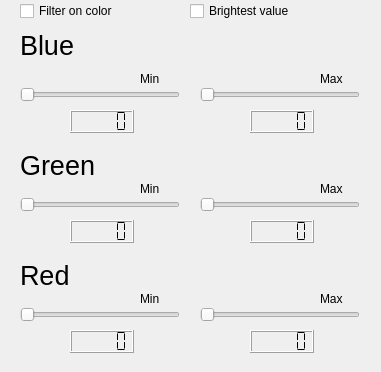
       <widget class="QWidget" name="colorFilterPage">
        <property name="geometry">
         <rect>
          <x>0</x>
          <y>0</y>
          <width>381</width>
          <height>372</height>
         </rect>
        </property>
        <attribute name="label">
         <string>Color filtering</string>
        </attribute>
        <widget class="QCheckBox" name="checkBox">
         <property name="geometry">
          <rect>
           <x>20</x>
           <y>0</y>
           <width>131</width>
           <height>22</height>
          </rect>
         </property>
         <property name="text">
          <string>Filter on color</string>
         </property>
        </widget>
        <widget class="QLCDNumber" name="greenBoxMin">
         <property name="geometry">
          <rect>
           <x>70</x>
           <y>220</y>
           <width>64</width>
           <height>23</height>
          </rect>
         </property>
         <property name="segmentStyle">
          <enum>QLCDNumber::Flat</enum>
         </property>
        </widget>
        <widget class="QLabel" name="label_10">
         <property name="geometry">
          <rect>
           <x>320</x>
           <y>290</y>
           <width>31</width>
           <height>17</height>
          </rect>
         </property>
         <property name="text">
          <string>Max</string>
         </property>
        </widget>
        <widget class="QSlider" name="redSliderMax">
         <property name="geometry">
          <rect>
           <x>200</x>
           <y>300</y>
           <width>160</width>
           <height>29</height>
          </rect>
         </property>
         <property name="maximum">
          <number>255</number>
         </property>
         <property name="orientation">
          <enum>Qt::Horizontal</enum>
         </property>
        </widget>
        <widget class="QLabel" name="label_2">
         <property name="geometry">
          <rect>
           <x>20</x>
           <y>150</y>
           <width>91</width>
           <height>31</height>
          </rect>
         </property>
         <property name="font">
          <font>
           <pointsize>20</pointsize>
          </font>
         </property>
         <property name="text">
          <string>Green</string>
         </property>
        </widget>
        <widget class="QLabel" name="label_13">
         <property name="geometry">
          <rect>
           <x>320</x>
           <y>180</y>
           <width>31</width>
           <height>17</height>
          </rect>
         </property>
         <property name="text">
          <string>Max</string>
         </property>
        </widget>
        <widget class="QLCDNumber" name="greenBoxMax">
         <property name="geometry">
          <rect>
           <x>250</x>
           <y>220</y>
           <width>64</width>
           <height>23</height>
          </rect>
         </property>
         <property name="segmentStyle">
          <enum>QLCDNumber::Flat</enum>
         </property>
        </widget>
        <widget class="QLabel" name="label_19">
         <property name="geometry">
          <rect>
           <x>140</x>
           <y>180</y>
           <width>31</width>
           <height>17</height>
          </rect>
         </property>
         <property name="text">
          <string>Min</string>
         </property>
        </widget>
        <widget class="QSlider" name="blueSliderMax">
         <property name="geometry">
          <rect>
           <x>200</x>
           <y>80</y>
           <width>160</width>
           <height>29</height>
          </rect>
         </property>
         <property name="maximum">
          <number>255</number>
         </property>
         <property name="orientation">
          <enum>Qt::Horizontal</enum>
         </property>
        </widget>
        <widget class="QSlider" name="redSliderMin">
         <property name="geometry">
          <rect>
           <x>20</x>
           <y>300</y>
           <width>160</width>
           <height>29</height>
          </rect>
         </property>
         <property name="maximum">
          <number>255</number>
         </property>
         <property name="orientation">
          <enum>Qt::Horizontal</enum>
         </property>
         <property name="invertedControls">
          <bool>false</bool>
         </property>
        </widget>
        <widget class="QLabel" name="label">
         <property name="geometry">
          <rect>
           <x>20</x>
           <y>30</y>
           <width>67</width>
           <height>31</height>
          </rect>
         </property>
         <property name="font">
          <font>
           <pointsize>20</pointsize>
          </font>
         </property>
         <property name="text">
          <string>Blue</string>
         </property>
        </widget>
        <widget class="QSlider" name="blueSliderMin">
         <property name="geometry">
          <rect>
           <x>20</x>
           <y>80</y>
           <width>160</width>
           <height>29</height>
          </rect>
         </property>
         <property name="maximum">
          <number>255</number>
         </property>
         <property name="orientation">
          <enum>Qt::Horizontal</enum>
         </property>
        </widget>
        <widget class="QLCDNumber" name="blueBoxMax">
         <property name="geometry">
          <rect>
           <x>250</x>
           <y>110</y>
           <width>64</width>
           <height>23</height>
          </rect>
         </property>
         <property name="segmentStyle">
          <enum>QLCDNumber::Flat</enum>
         </property>
        </widget>
        <widget class="QLabel" name="label_25">
         <property name="geometry">
          <rect>
           <x>20</x>
           <y>260</y>
           <width>67</width>
           <height>31</height>
          </rect>
         </property>
         <property name="font">
          <font>
           <pointsize>20</pointsize>
          </font>
         </property>
         <property name="text">
          <string>Red</string>
         </property>
        </widget>
        <widget class="QLabel" name="label_22">
         <property name="geometry">
          <rect>
           <x>320</x>
           <y>70</y>
           <width>31</width>
           <height>17</height>
          </rect>
         </property>
         <property name="text">
          <string>Max</string>
         </property>
        </widget>
        <widget class="QLCDNumber" name="blueBoxMin">
         <property name="geometry">
          <rect>
           <x>70</x>
           <y>110</y>
           <width>64</width>
           <height>23</height>
          </rect>
         </property>
         <property name="segmentStyle">
          <enum>QLCDNumber::Flat</enum>
         </property>
        </widget>
        <widget class="QSlider" name="greenSliderMin">
         <property name="geometry">
          <rect>
           <x>20</x>
           <y>190</y>
           <width>160</width>
           <height>29</height>
          </rect>
         </property>
         <property name="maximum">
          <number>255</number>
         </property>
         <property name="orientation">
          <enum>Qt::Horizontal</enum>
         </property>
        </widget>
        <widget class="QLCDNumber" name="redBoxMin">
         <property name="geometry">
          <rect>
           <x>70</x>
           <y>330</y>
           <width>64</width>
           <height>23</height>
          </rect>
         </property>
         <property name="segmentStyle">
          <enum>QLCDNumber::Flat</enum>
         </property>
        </widget>
        <widget class="QLCDNumber" name="redBoxMax">
         <property name="geometry">
          <rect>
           <x>250</x>
           <y>330</y>
           <width>64</width>
           <height>23</height>
          </rect>
         </property>
         <property name="segmentStyle">
          <enum>QLCDNumber::Flat</enum>
         </property>
        </widget>
        <widget class="QLabel" name="label_20">
         <property name="geometry">
          <rect>
           <x>140</x>
           <y>70</y>
           <width>31</width>
           <height>17</height>
          </rect>
         </property>
         <property name="text">
          <string>Min</string>
         </property>
        </widget>
        <widget class="QSlider" name="greenSliderMax">
         <property name="geometry">
          <rect>
           <x>200</x>
           <y>190</y>
           <width>160</width>
           <height>29</height>
          </rect>
         </property>
         <property name="maximum">
          <number>255</number>
         </property>
         <property name="orientation">
          <enum>Qt::Horizontal</enum>
         </property>
        </widget>
        <widget class="QLabel" name="label_11">
         <property name="geometry">
          <rect>
           <x>140</x>
           <y>290</y>
           <width>31</width>
           <height>17</height>
          </rect>
         </property>
         <property name="text">
          <string>Min</string>
         </property>
        </widget>
        <widget class="QCheckBox" name="brightnessCheckBox">
         <property name="geometry">
          <rect>
           <x>190</x>
           <y>0</y>
           <width>131</width>
           <height>22</height>
          </rect>
         </property>
         <property name="text">
          <string>Brightest value</string>
         </property>
        </widget>
       </widget>
